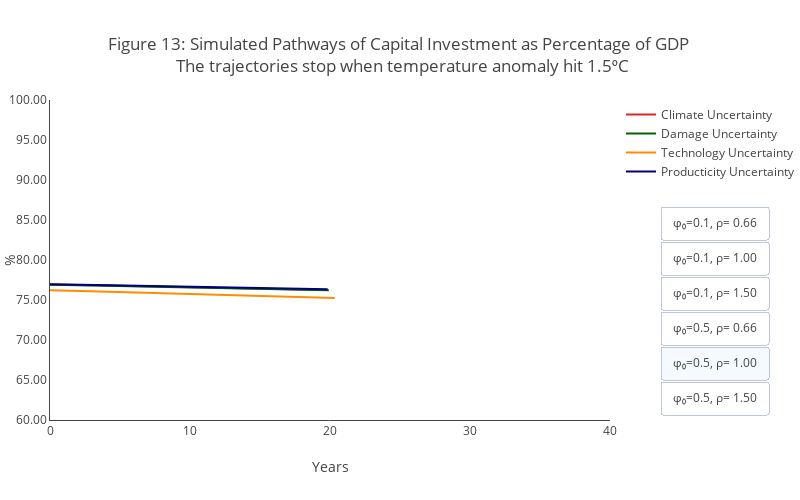

This figure's notebook cell:
### Code cell
from src.plot import plot_simulatedpath_full2, plot_simulatedpath_uncer_decomp2


graph_title = """Figure 13: Simulated Pathways of Capital Investment as Percentage of GDP <br> The trajectories stop when temperature anomaly hit 1.5ᵒC """
plot_simulatedpath_uncer_decomp2(graph_type="CapIOutputRatio", graph_title = graph_title, yaxis_label="%", graph_range=[60,100], before15=True)

### Figure 1 — Plotly figure (JSON) as saved in the notebook; plotly's stock layout.template omitted (floating-point values rounded to 4 significant figures; data arrays with more than 128 entries replaced by an {"elided": "..."} marker saying what was removed)
{"data": [{"line": {"color": "#d62728"}, "name": "Climate Uncertainty", "showlegend": false, "type": "scatter", "visible": false, "x": {"elided": "270 float values"}, "y": {"elided": "482 float values"}}, {"line": {"color": "darkgreen"}, "name": "Damage Uncertainty", "showlegend": false, "type": "scatter", "visible": false, "x": {"elided": "270 float values"}, "y": {"elided": "482 float values"}}, {"line": {"color": "darkorange"}, "name": "Technology Uncertainty", "showlegend": false, "type": "scatter", "visible": false, "x": {"elided": "289 float values"}, "y": {"elided": "482 float values"}}, {"line": {"color": "navy"}, "name": "Producticity Uncertainty", "showlegend": false, "type": "scatter", "visible": false, "x": {"elided": "269 float values"}, "y": {"elided": "482 float values"}}, {"line": {"color": "#d62728"}, "name": "Climate Uncertainty", "showlegend": false, "type": "scatter", "visible": false, "x": {"elided": "271 float values"}, "y": {"elided": "482 float values"}}, {"line": {"color": "darkgreen"}, "name": "Damage Uncertainty", "showlegend": false, "type": "scatter", "visible": false, "x": {"elided": "272 float values"}, "y": {"elided": "482 float values"}}, {"line": {"color": "darkorange"}, "name": "Technology Uncertainty", "showlegend": false, "type": "scatter", "visible": false, "x": {"elided": "291 float values"}, "y": {"elided": "482 float values"}}, {"line": {"color": "navy"}, "name": "Producticity Uncertainty", "showlegend": false, "type": "scatter", "visible": false, "x": {"elided": "270 float values"}, "y": {"elided": "482 float values"}}, {"line": {"color": "#d62728"}, "name": "Climate Uncertainty", "showlegend": false, "type": "scatter", "visible": false, "x": {"elided": "274 float values"}, "y": {"elided": "482 float values"}}, {"line": {"color": "darkgreen"}, "name": "Damage Uncertainty", "showlegend": false, "type": "scatter", "visible": false, "x": {"elided": "274 float values"}, "y": {"elided": "482 float values"}}, {"line": {"color": "darkorange"}, "name": "Technology Uncertainty", "showlegend": false, "type": "scatter", "visible": false, "x": {"elided": "290 float values"}, "y": {"elided": "482 float values"}}, {"line": {"color": "navy"}, "name": "Producticity Uncertainty", "showlegend": false, "type": "scatter", "visible": false, "x": {"elided": "272 float values"}, "y": {"elided": "482 float values"}}, {"line": {"color": "#d62728"}, "name": "Climate Uncertainty", "showlegend": false, "type": "scatter", "visible": false, "x": {"elided": "234 float values"}, "y": {"elided": "482 float values"}}, {"line": {"color": "darkgreen"}, "name": "Damage Uncertainty", "showlegend": false, "type": "scatter", "visible": false, "x": {"elided": "234 float values"}, "y": {"elided": "482 float values"}}, {"line": {"color": "darkorange"}, "name": "Technology Uncertainty", "showlegend": false, "type": "scatter", "visible": false, "x": {"elided": "240 float values"}, "y": {"elided": "482 float values"}}, {"line": {"color": "navy"}, "name": "Producticity Uncertainty", "showlegend": false, "type": "scatter", "visible": false, "x": {"elided": "233 float values"}, "y": {"elided": "482 float values"}}, {"line": {"color": "#d62728"}, "name": "Climate Uncertainty", "showlegend": true, "type": "scatter", "visible": true, "x": {"elided": "239 float values"}, "y": {"elided": "482 float values"}}, {"line": {"color": "darkgreen"}, "name": "Damage Uncertainty", "showlegend": true, "type": "scatter", "visible": true, "x": {"elided": "240 float values"}, "y": {"elided": "482 float values"}}, {"line": {"color": "darkorange"}, "name": "Technology Uncertainty", "showlegend": true, "type": "scatter", "visible": true, "x": {"elided": "245 float values"}, "y": {"elided": "482 float values"}}, {"line": {"color": "navy"}, "name": "Producticity Uncertainty", "showlegend": true, "type": "scatter", "visible": true, "x": {"elided": "239 float values"}, "y": {"elided": "482 float values"}}, {"line": {"color": "#d62728"}, "name": "Climate Uncertainty", "showlegend": false, "type": "scatter", "visible": false, "x": {"elided": "245 float values"}, "y": {"elided": "482 float values"}}, {"line": {"color": "darkgreen"}, "name": "Damage Uncertainty", "showlegend": false, "type": "scatter", "visible": false, "x": {"elided": "245 float values"}, "y": {"elided": "482 float values"}}, {"line": {"color": "darkorange"}, "name": "Technology Uncertainty", "showlegend": false, "type": "scatter", "visible": false, "x": {"elided": "250 float values"}, "y": {"elided": "482 float values"}}, {"line": {"color": "navy"}, "name": "Producticity Uncertainty", "showlegend": false, "type": "scatter", "visible": false, "x": {"elided": "244 float values"}, "y": {"elided": "482 float values"}}], "layout": {"barmode": "overlay", "height": 500, "margin": {"l": 50, "r": 0}, "plot_bgcolor": "white", "title": {"text": "Figure 13: Simulated Pathways of Capital Investment as Percentage of GDP <br> The trajectories stop when temperature anomaly hit 1.5ᵒC "}, "updatemenus": [{"active": 4, "buttons": [{"args": [{"showlegend": [true, true, true, true, false, false, false, false, false, false, false, false, false, false, false, false, false, false, false, false, false, false, false, false, false, false, false, false, false, false, false, false, false, false, false, false, false, false, false, false, false, false, false, false, false, false, false, false], "visible": [true, true, true, true, false, false, false, false, false, false, false, false, false, false, false, false, false, false, false, false, false, false, false, false, false, false, false, false, false, false, false, false, false, false, false, false, false, false, false, false, false, false, false, false, false, false, false, false]}], "label": "φ₀=0.1, ρ= 0.66", "method": "update"}, {"args": [{"showlegend": [false, false, false, false, true, true, true, true, false, false, false, false, false, false, false, false, false, false, false, false, false, false, false, false, false, false, false, false, false, false, false, false, false, false, false, false, false, false, false, false, false, false, false, false, false, false, false, false], "visible": [false, false, false, false, true, true, true, true, false, false, false, false, false, false, false, false, false, false, false, false, false, false, false, false, false, false, false, false, false, false, false, false, false, false, false, false, false, false, false, false, false, false, false, false, false, false, false, false]}], "label": "φ₀=0.1, ρ= 1.00", "method": "update"}, {"args": [{"showlegend": [false, false, false, false, false, false, false, false, true, true, true, true, false, false, false, false, false, false, false, false, false, false, false, false, false, false, false, false, false, false, false, false, false, false, false, false, false, false, false, false, false, false, false, false, false, false, false, false], "visible": [false, false, false, false, false, false, false, false, true, true, true, true, false, false, false, false, false, false, false, false, false, false, false, false, false, false, false, false, false, false, false, false, false, false, false, false, false, false, false, false, false, false, false, false, false, false, false, false]}], "label": "φ₀=0.1, ρ= 1.50", "method": "update"}, {"args": [{"showlegend": [false, false, false, false, false, false, false, false, false, false, false, false, true, true, true, true, false, false, false, false, false, false, false, false, false, false, false, false, false, false, false, false, false, false, false, false, false, false, false, false, false, false, false, false, false, false, false, false], "visible": [false, false, false, false, false, false, false, false, false, false, false, false, true, true, true, true, false, false, false, false, false, false, false, false, false, false, false, false, false, false, false, false, false, false, false, false, false, false, false, false, false, false, false, false, false, false, false, false]}], "label": "φ₀=0.5, ρ= 0.66", "method": "update"}, {"args": [{"showlegend": [false, false, false, false, false, false, false, false, false, false, false, false, false, false, false, false, true, true, true, true, false, false, false, false, false, false, false, false, false, false, false, false, false, false, false, false, false, false, false, false, false, false, false, false, false, false, false, false], "visible": [false, false, false, false, false, false, false, false, false, false, false, false, false, false, false, false, true, true, true, true, false, false, false, false, false, false, false, false, false, false, false, false, false, false, false, false, false, false, false, false, false, false, false, false, false, false, false, false]}], "label": "φ₀=0.5, ρ= 1.00", "method": "update"}, {"args": [{"showlegend": [false, false, false, false, false, false, false, false, false, false, false, false, false, false, false, false, false, false, false, false, true, true, true, true, false, false, false, false, false, false, false, false, false, false, false, false, false, false, false, false, false, false, false, false, false, false, false, false], "visible": [false, false, false, false, false, false, false, false, false, false, false, false, false, false, false, false, false, false, false, false, true, true, true, true, false, false, false, false, false, false, false, false, false, false, false, false, false, false, false, false, false, false, false, false, false, false, false, false]}], "label": "φ₀=0.5, ρ= 1.50", "method": "update"}], "pad": {"b": 10, "r": 10, "t": 10}, "showactive": true, "type": "buttons", "x": 1.3, "y": 0.7}], "width": 800, "xaxis": {"range": [0, 40], "showgrid": false, "showline": true, "title": {"text": "Years"}}, "yaxis": {"range": [60, 100], "showgrid": false, "showline": true, "tickformat": ".2f", "title": {"text": "%"}}}}
